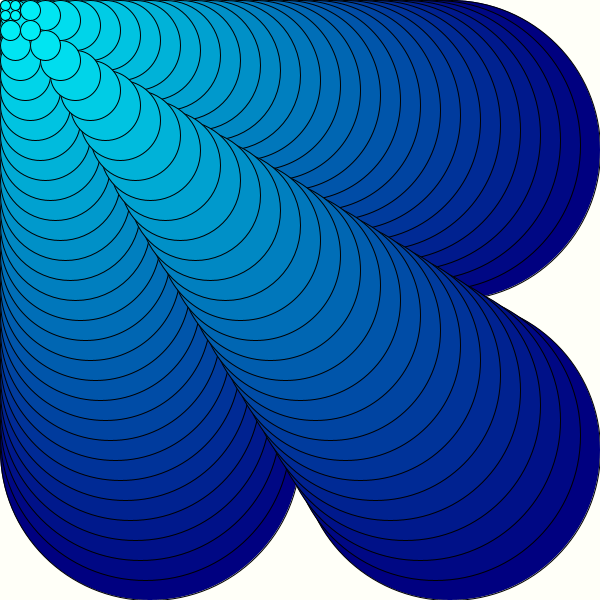
Frame 1 (no input)
Frame 60 (the mouse pressed at the canvas centre just before this capture): identical to frame 1, image omitted
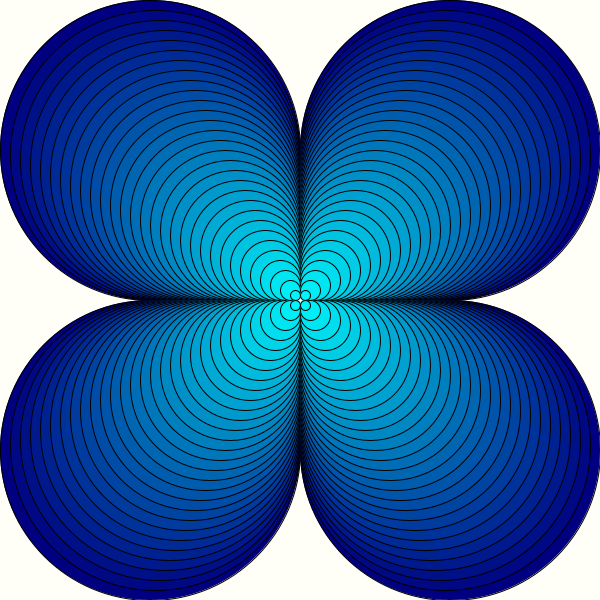
Frame 120 (the mouse held since frame 60 and released just before this capture)

The Processing sketch that drew these frames (run headless with seeded random() and noise(); from frame 60 on, the mouse is pressed at the canvas centre):

// Processing sketch: bug10
// ── bug10.pde
// The ellipses overlap, that seems incorrect


color offWhite = color(255,255,248);

void setup() {
   size(600,600); 
   rectMode( CENTER );
}

void draw() {
  background(offWhite);
  // ellipse ( width / 2, height/2 , 100 , 100 );
  // ellipse ( width / 2, height/2 , 100, 100);
     //ellipse ( width / 2, height/2 , 100 , 100 );
     
     //int colorAddition = 0;
     drawCone( 1 * width / 4, 1 * height / 4 );
     drawCone( 3 * width / 4, 1 * height / 4 );
     drawCone( 1 * width / 4, 3 * height / 4 );
     drawCone( 3 * width / 4, 3 * height / 4 );
}


void drawCone( int x, int y ) {
     //for (int x = width/2 ; x > 0; x = x - 10){
     float size = width / 2;
     float deltaX = ( mouseX - x ) / 30;
     float deltaY = ( mouseY - y ) / 30;
     for (int i = 0 ; i < 30 ; i++ ){
         
        fill( 0, map( i, 0, 30, 0, 255),  map( i, 0, 30, 128, 255) );
        ellipse( x, y , size, size);
        x += deltaX;
        y += deltaY;
        size -= 10;
    
      //colorAddition = colorAddition + 34;

     } 
     
     
 
}
